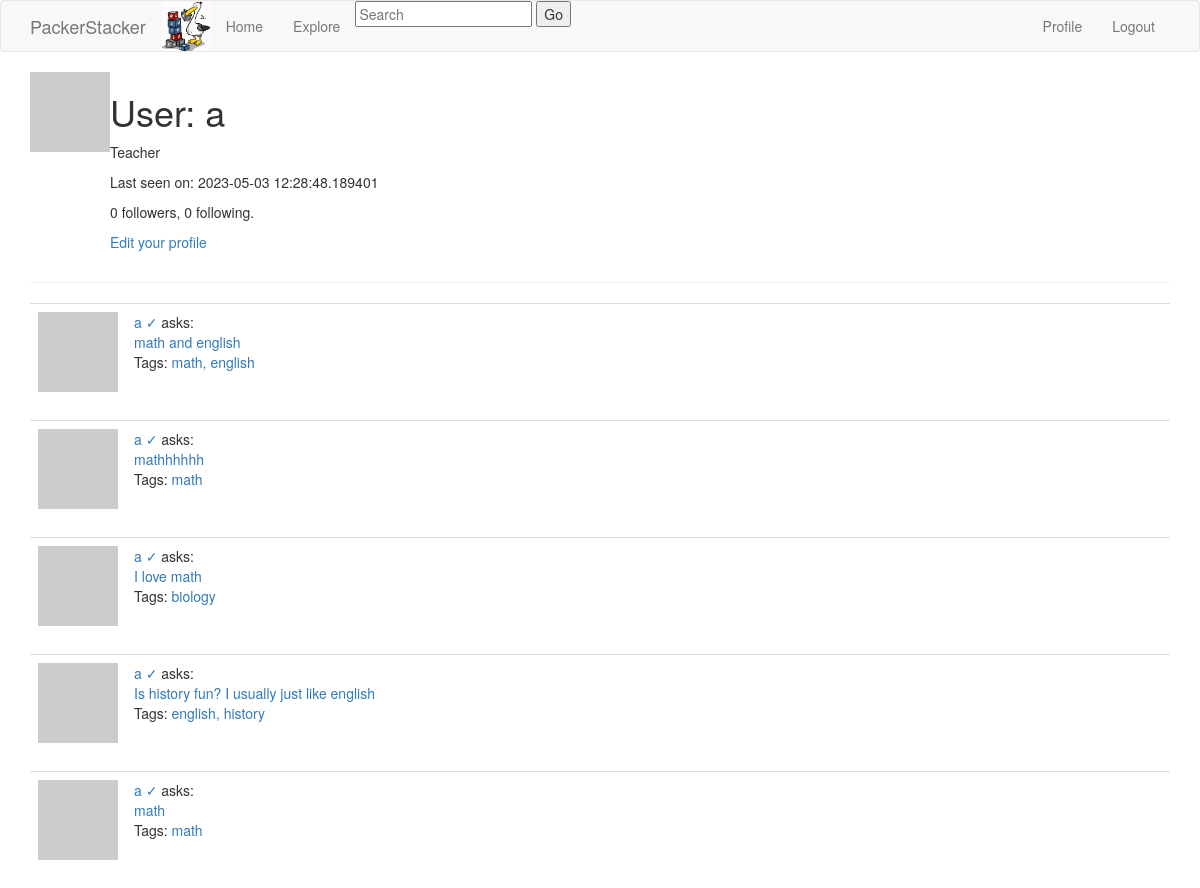
The app's page /user/a (signed in), older data.
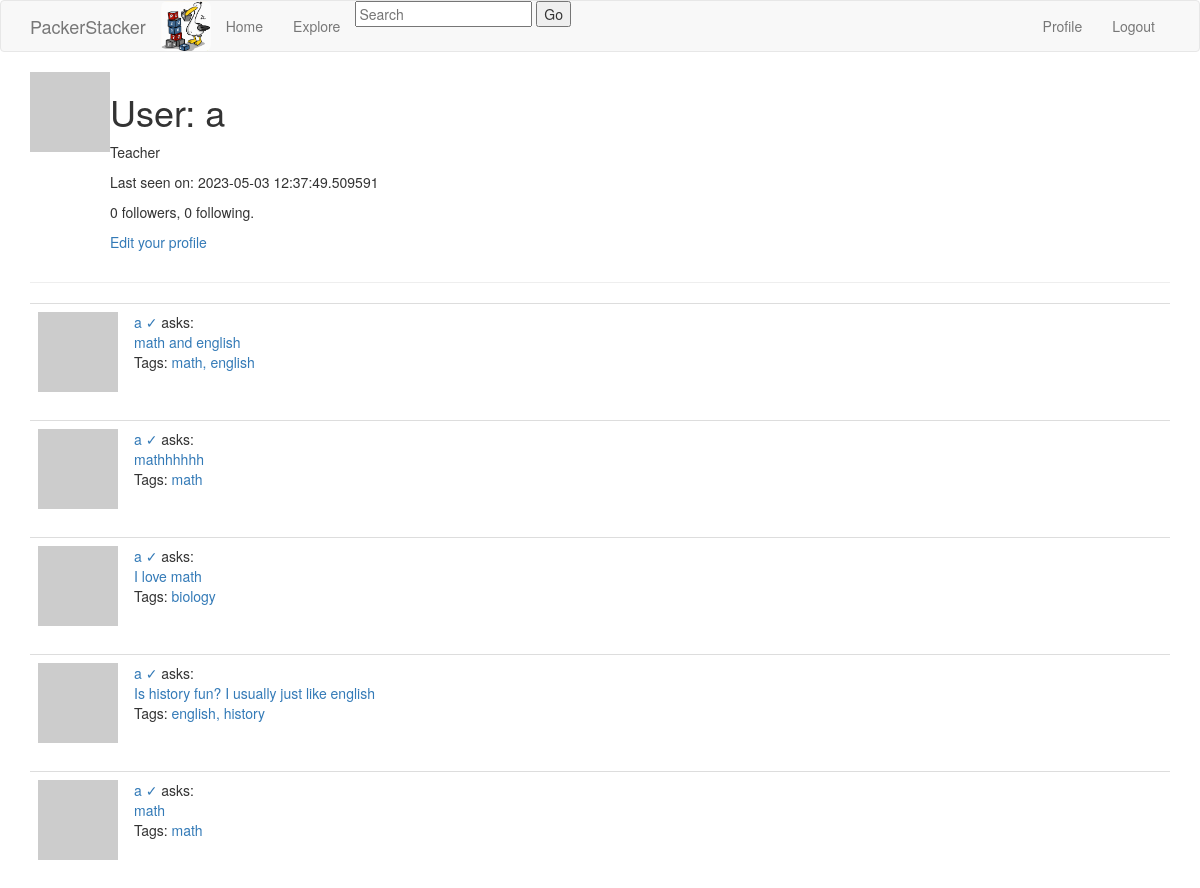
The same page, newer data.
### app/models.py (models this page shows, shortened)
class User(UserMixin, db.Model):
    id = db.Column(db.Integer, primary_key=True)
    username = db.Column(db.String(64), index=True, unique=True)
    email = db.Column(db.String(120), index=True, unique=True)
    password_hash = db.Column(db.String(128))
    questions = db.relationship('Question', backref='author', lazy='dynamic')
    replies = db.relationship('Reply', backref='author', lazy='dynamic')
    about_me = db.Column(db.String(140))
    last_seen = db.Column(db.DateTime, default=datetime.utcnow)
    type = db.Column(db.Boolean())
    def avatar(self, size):
        digest = md5(self.email.lower().encode('utf-8')).hexdigest()
        return 'https://www.gravatar.com/avatar/{}?d=identicon&s={}'.format(digest, size)
    followed = db.relationship(
        'User', secondary=followers,
        primaryjoin=(followers.c.follower_id == id),
        secondaryjoin=(followers.c.followed_id == id),
        backref=db.backref('followers', lazy='dynamic'), lazy='dynamic')

### app/routes.py (the view)
@app.route('/user/<username>')
@login_required
def user(username):
    user = User.query.filter_by(username=username).first_or_404()
    page = request.args.get('page', 1, type=int)
    questions = user.questions.order_by(Question.timestamp.desc()).paginate(
        page=page, per_page=app.config['QUESTIONS_PER_PAGE'], error_out=False)
    next_url = url_for('user', username=user.username, page=questions.next_num) \
        if questions.has_next else None
    prev_url = url_for('user', username=user.username, page=questions.prev_num) \
        if questions.has_prev else None
    form = EmptyForm()
    return render_template('user.html', user=user, questions=questions.items,
                           next_url=next_url, prev_url=prev_url, form=form)

### app/forms.py
class EmptyForm(FlaskForm):
    submit = SubmitField('Submit')

### app/models.py (called while the page is built)
@login.user_loader
def load_user(id):
    return User.query.get(int(id))

### app/routes.py (called while the page is built)
@app.before_request
def before_request():
    if current_user.is_authenticated:
        current_user.last_seen = datetime.utcnow()
        db.session.commit()

### app/templates/user.html (shortened to what this page needs)
{% extends "base.html" %}
{% import 'bootstrap/wtf.html' as wtf %}
{% block app_content %}
    <table>
      <tr valign="top">
          <td><img src="{{ user.avatar(128) }}"></td>
          <td>
            <h1>User: {{ user.username }}</h1>
            {%if user.type %}<p>Teacher</p> {% else %} <p>Student </p>{% endif %}
            {% if user.last_seen %}<p>Last seen on: {{ user.last_seen }}</p>{% endif %}
            <p>{{ user.followers.count() }} followers, {{ user.followed.count() }} following.</p>
            {% if user == current_user %}
            <p><a href="{{ url_for('edit_profile') }}">Edit your profile</a></p>
            {% endif %}
          </td>
        </tr>
    </table>
    <hr>
    {% for question in questions %}
        {% include '_question.html' %}
    {% endfor %}
{% endblock %}

Row changes from the older to the newer data that the page shows:
changed User: last_seen "2023-05-03 12:28:48.189401" → "2023-05-03 12:37:49.509591"
